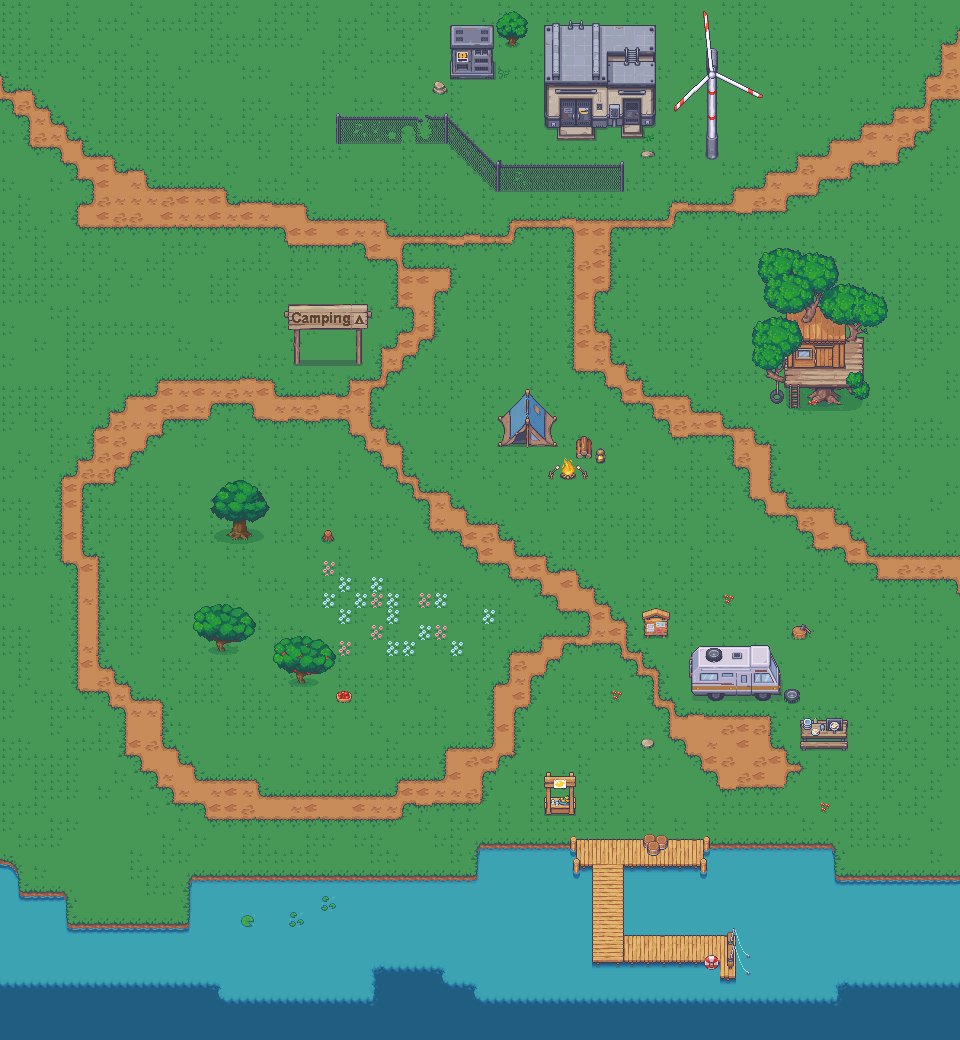

Rendered tile map (Tiled .tmx) drawn with the repository's tilesets; below, a short description and the map source with its tile grids summarised:
An orthogonal 60x65 tile map with 16x16 px tiles, 7 tile layers (grass, path, grassObjects, water, ...) and 12 objects.

<map version="1.10" tiledversion="1.10.0" orientation="orthogonal" renderorder="right-down" width="60" height="65" tilewidth="16" tileheight="16" infinite="0" nextlayerid="14" nextobjectid="244">
 <tileset firstgid="1" name="Modern_Exteriors_Complete_Tileset" tilewidth="16" tileheight="16" tilecount="36960" columns="176">
  <image source="Modern_Exteriors_Complete_Tileset.png" width="2816" height="3360" />
  <wangsets>
   <wangset name="Grass" type="corner" tile="-1">
    <wangcolor name="" color="#ff0000" tile="-1" probability="1" />
    <wangcolor name="" color="#00ff00" tile="-1" probability="1" />
    <wangtile tileid="227" wangid="0,0,0,1,0,0,0,0" />
    <wangtile tileid="228" wangid="0,0,0,1,0,1,0,0" />
    <wangtile tileid="229" wangid="0,0,0,1,0,1,0,0" />
    <wangtile tileid="230" wangid="0,0,0,0,0,1,0,0" />
    <wangtile tileid="231" wangid="0,1,0,0,0,1,0,1" />
    <wangtile tileid="232" wangid="0,1,0,0,0,0,0,1" />
    <wangtile tileid="233" wangid="0,1,0,0,0,0,0,1" />
    <wangtile tileid="234" wangid="0,1,0,1,0,0,0,1" />
    <wangtile tileid="235" wangid="0,2,0,0,0,2,0,2" />
    <wangtile tileid="236" wangid="0,2,0,0,0,0,0,2" />
    <wangtile tileid="237" wangid="0,2,0,2,0,0,0,2" />
    <wangtile tileid="238" wangid="0,2,0,0,0,0,0,2" />
    <wangtile tileid="239" wangid="0,2,0,2,0,0,0,2" />
    <wangtile tileid="403" wangid="0,1,0,1,0,0,0,0" />
    <wangtile tileid="404" wangid="0,1,0,1,0,1,0,1" />
    <wangtile tileid="405" wangid="0,1,0,1,0,1,0,1" />
    <wangtile tileid="406" wangid="0,0,0,0,0,1,0,1" />
    <wangtile tileid="407" wangid="0,0,0,0,0,1,0,1" />
    <wangtile tileid="410" wangid="0,1,0,1,0,0,0,0" />
    <wangtile tileid="411" wangid="0,0,0,0,0,2,0,2" />
    <wangtile tileid="413" wangid="0,2,0,2,0,0,0,0" />
    <wangtile tileid="415" wangid="0,2,0,2,0,0,0,0" />
    <wangtile tileid="579" wangid="0,1,0,0,0,0,0,0" />
    <wangtile tileid="580" wangid="0,1,0,0,0,0,0,1" />
    <wangtile tileid="581" wangid="0,1,0,0,0,0,0,1" />
    <wangtile tileid="582" wangid="0,0,0,0,0,0,0,1" />
    <wangtile tileid="583" wangid="0,0,0,0,0,1,0,1" />
    <wangtile tileid="586" wangid="0,1,0,1,0,0,0,0" />
    <wangtile tileid="587" wangid="0,0,0,0,0,2,0,2" />
    <wangtile tileid="589" wangid="0,2,0,2,0,0,0,0" />
    <wangtile tileid="590" wangid="0,0,0,2,0,2,0,0" />
    <wangtile tileid="591" wangid="0,2,0,2,0,2,0,0" />
    <wangtile tileid="759" wangid="0,0,0,1,0,1,0,1" />
    <wangtile tileid="760" wangid="0,0,0,1,0,1,0,0" />
    <wangtile tileid="761" wangid="0,0,0,1,0,1,0,0" />
    <wangtile tileid="762" wangid="0,1,0,1,0,1,0,0" />
    <wangtile tileid="763" wangid="0,0,0,2,0,2,0,2" />
    <wangtile tileid="764" wangid="0,0,0,2,0,2,0,0" />
    <wangtile tileid="765" wangid="0,2,0,2,0,2,0,0" />
    <wangtile tileid="766" wangid="0,2,0,0,0,2,0,2" />
    <wangtile tileid="767" wangid="0,2,0,0,0,0,0,2" />
    <wangtile tileid="942" wangid="0,0,0,0,0,2,0,2" />
    <wangtile tileid="1118" wangid="0,0,0,2,0,2,0,2" />
    <wangtile tileid="1119" wangid="0,0,0,2,0,2,0,0" />
    <wangtile tileid="1294" wangid="0,2,0,0,0,2,0,2" />
    <wangtile tileid="1295" wangid="0,2,0,0,0,0,0,2" />
    <wangtile tileid="1296" wangid="0,2,0,2,0,0,0,2" />
    <wangtile tileid="1470" wangid="0,0,0,2,0,2,0,2" />
    <wangtile tileid="1471" wangid="0,0,0,2,0,2,0,0" />
    <wangtile tileid="1472" wangid="0,2,0,2,0,2,0,0" />
    <wangtile tileid="1999" wangid="0,0,0,2,0,0,0,0" />
    <wangtile tileid="2000" wangid="0,0,0,0,0,2,0,0" />
    <wangtile tileid="2175" wangid="0,2,0,2,0,0,0,0" />
    <wangtile tileid="2176" wangid="0,0,0,0,0,2,0,2" />
    <wangtile tileid="2351" wangid="0,2,0,2,0,0,0,0" />
    <wangtile tileid="2352" wangid="0,0,0,0,0,2,0,2" />
    <wangtile tileid="2527" wangid="0,2,0,0,0,0,0,0" />
    <wangtile tileid="2528" wangid="0,0,0,0,0,0,0,2" />
   </wangset>
   <wangset name="Rock" type="corner" tile="-1">
    <wangcolor name="" color="#ff0000" tile="-1" probability="1" />
    <wangtile tileid="227" wangid="0,1,0,0,0,1,0,1" />
    <wangtile tileid="228" wangid="0,1,0,0,0,0,0,1" />
    <wangtile tileid="229" wangid="0,1,0,0,0,0,0,1" />
    <wangtile tileid="230" wangid="0,1,0,1,0,0,0,1" />
    <wangtile tileid="231" wangid="0,0,0,1,0,0,0,0" />
    <wangtile tileid="232" wangid="0,0,0,1,0,1,0,0" />
    <wangtile tileid="233" wangid="0,0,0,1,0,1,0,0" />
    <wangtile tileid="234" wangid="0,0,0,0,0,1,0,0" />
    <wangtile tileid="235" wangid="0,0,0,1,0,0,0,0" />
    <wangtile tileid="236" wangid="0,0,0,1,0,1,0,0" />
    <wangtile tileid="237" wangid="0,0,0,0,0,1,0,0" />
    <wangtile tileid="238" wangid="0,0,0,1,0,1,0,0" />
    <wangtile tileid="239" wangid="0,0,0,0,0,1,0,0" />
    <wangtile tileid="403" wangid="0,0,0,0,0,1,0,1" />
    <wangtile tileid="406" wangid="0,1,0,1,0,0,0,0" />
    <wangtile tileid="407" wangid="0,1,0,1,0,0,0,0" />
    <wangtile tileid="410" wangid="0,0,0,0,0,1,0,1" />
    <wangtile tileid="411" wangid="0,1,0,1,0,0,0,0" />
    <wangtile tileid="413" wangid="0,0,0,0,0,1,0,1" />
    <wangtile tileid="415" wangid="0,0,0,0,0,1,0,1" />
    <wangtile tileid="579" wangid="0,0,0,1,0,1,0,1" />
    <wangtile tileid="580" wangid="0,0,0,1,0,1,0,0" />
    <wangtile tileid="581" wangid="0,0,0,1,0,1,0,0" />
    <wangtile tileid="582" wangid="0,1,0,1,0,1,0,0" />
    <wangtile tileid="583" wangid="0,1,0,1,0,0,0,0" />
    <wangtile tileid="586" wangid="0,0,0,0,0,1,0,1" />
    <wangtile tileid="587" wangid="0,1,0,1,0,0,0,0" />
    <wangtile tileid="589" wangid="0,0,0,0,0,1,0,1" />
    <wangtile tileid="590" wangid="0,1,0,0,0,0,0,1" />
    <wangtile tileid="591" wangid="0,0,0,0,0,0,0,1" />
    <wangtile tileid="755" wangid="0,1,0,1,0,1,0,1" />
    <wangtile tileid="756" wangid="0,1,0,1,0,1,0,1" />
    <wangtile tileid="757" wangid="0,1,0,1,0,1,0,1" />
    <wangtile tileid="758" wangid="0,1,0,1,0,1,0,1" />
    <wangtile tileid="759" wangid="0,1,0,0,0,0,0,0" />
    <wangtile tileid="760" wangid="0,1,0,0,0,0,0,1" />
    <wangtile tileid="761" wangid="0,1,0,0,0,0,0,1" />
    <wangtile tileid="762" wangid="0,0,0,0,0,0,0,1" />
    <wangtile tileid="763" wangid="0,1,0,0,0,0,0,0" />
    <wangtile tileid="764" wangid="0,1,0,0,0,0,0,1" />
    <wangtile tileid="765" wangid="0,0,0,0,0,0,0,1" />
    <wangtile tileid="766" wangid="0,0,0,1,0,0,0,0" />
    <wangtile tileid="767" wangid="0,0,0,1,0,1,0,0" />
    <wangtile tileid="942" wangid="0,1,0,1,0,0,0,0" />
    <wangtile tileid="1118" wangid="0,1,0,0,0,0,0,0" />
    <wangtile tileid="1119" wangid="0,1,0,0,0,0,0,1" />
    <wangtile tileid="1294" wangid="0,0,0,1,0,0,0,0" />
    <wangtile tileid="1295" wangid="0,0,0,1,0,1,0,0" />
    <wangtile tileid="1296" wangid="0,0,0,0,0,1,0,0" />
    <wangtile tileid="1470" wangid="0,1,0,0,0,0,0,0" />
    <wangtile tileid="1471" wangid="0,1,0,0,0,0,0,1" />
    <wangtile tileid="1472" wangid="0,0,0,0,0,0,0,1" />
   </wangset>
  </wangsets>
 </tileset>
 <layer id="1" name="grass" width="60" height="65">
  <data>[3900 cells, 3600 non-empty, 2 distinct tile ids]</data>
 </layer>
 <layer id="4" name="path" width="60" height="65">
  <data>[3900 cells, 796 non-empty, 52 distinct tile ids]</data>
 </layer>
 <layer id="13" name="grassObjects" width="60" height="65">
  <data>[3900 cells, 38 non-empty, 19 distinct tile ids]</data>
 </layer>
 <layer id="9" name="water" width="60" height="65">
  <data>[3900 cells, 689 non-empty, 40 distinct tile ids]</data>
 </layer>
 <layer id="10" name="waterObjects" width="60" height="65">
  <data>[3900 cells, 67 non-empty, 38 distinct tile ids]</data>
 </layer>
 <layer id="12" name="bigObjects" width="60" height="65">
  <data>[3900 cells, 419 non-empty, 395 distinct tile ids]</data>
 </layer>
 <layer id="11" name="waterObjects2" width="60" height="65">
  <data>[3900 cells, 6 non-empty, 6 distinct tile ids]</data>
 </layer>
 <objectgroup id="2" name="objects">
  <properties>
   <property name="ground" type="bool" value="true" />
  </properties>
  <object id="163" x="-8.33333" y="-0.5" width="8.33333" height="1035.83" />
  <object id="220" x="0" y="1024" width="962.667" height="16" />
  <object id="228" x="0" y="-16" width="960" height="16" />
  <object id="229" x="960" y="0" width="16" height="1041.33" />
  <object id="230" x="545" y="23.3333" width="112" height="102.727" />
  <object id="232" x="706.697" y="48.6364" width="10.697" height="109.636" />
  <object id="233" x="690.375" y="646.375" width="89.5" height="54.375" />
  <object id="235" x="642.25" y="609.625" width="27.25" height="27.875" />
  <object id="237" x="799.727" y="719.091" width="48" height="32" />
  <object id="239" x="543.875" y="797.75" width="31.625" height="16.25" />
  <object id="241" x="783.333" y="307.333" width="80" height="78.3333" />
  <object id="243" x="451.5" y="26.375" width="41.75" height="51.5" />
 </objectgroup>
</map>
